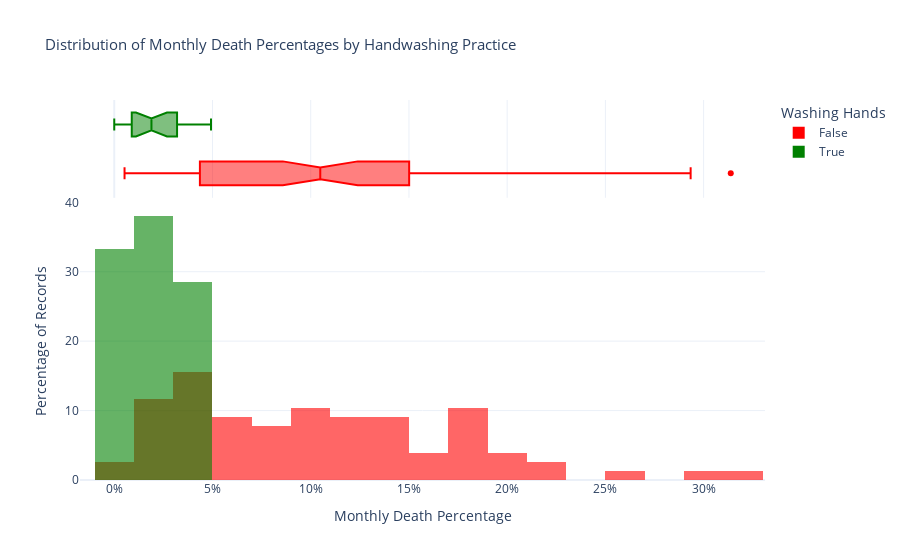

Notebook source saved alongside this figure:
### Markdown cell above
# Visualising Distributions and Testing for Statistical Significance

### Code cell
def cal_diff_avg_monthly_deaths(monthly_df: pd.DataFrame) -> None:
    # challenge 1

    bh_avg = monthly_df[monthly_df.date < '1847-07-01'].pct_deaths.mean()
    ah_avg = monthly_df[monthly_df.date >= '1847-07-01'].pct_deaths.mean()
    
    print(f'Avg death before 1846-07-01: {bh_avg * 100:.2f}%')
    print(f'Avg death after 1846-07-01: {ah_avg * 100:.2f}%')
    print(f'Handwash reduced monthly deaths: {bh_avg - ah_avg * 100:.2f}%')
    print(f'{bh_avg / ah_avg: .2}x improvement')


def gen_box_death_rate(monthly_df: pd.DataFrame) -> None:
    # challenge 3

    box = px.box(
        data_frame=monthly_df,
        x='washing_hands',
        y='pct_deaths',
        title='Monthly Death Percentage Before and After Handwashing',
        labels={
            'washing_hands': 'Washing Hands',
            'pct_deaths': 'Percentage of Deaths'
        },
        color='washing_hands',
        color_discrete_map={
            True: 'green',
            False: 'red'
        }
    )
    box.update_layout(
        title_font_size=15,
        xaxis_title='Washing Hands',
        yaxis_title='Percentage of Deaths',
        yaxis_tickformat='.0%',
        template='plotly_white'
    )
    box.show()


def gen_hist_monthly_deaths(monthly_df: pd.DataFrame) -> None:
    # challenge 3
    
    hist = px.histogram(
        data_frame=monthly_df,
        x='pct_deaths',
        color='washing_hands',
        nbins=30,
        opacity=0.6,
        barmode='overlay',
        histnorm='percent',
        marginal='box',
        labels={
            'pct_deaths': 'Death Percentage',
            'washing_hands': 'Washing Hands'
        },
        color_discrete_map={
            True: 'green',
            False: 'red'
        },
        category_orders={
            'washing_hands': [False, True]
        },
        title='Distribution of Monthly Death Percentage Before and After Handwashing'
    )
    hist.update_layout(
        title='Distribution of Monthly Death Percentages by Handwashing Practice',
        xaxis_title='Monthly Death Percentage',
        yaxis_title='Percentage of Records',
        xaxis_tickformat='.0%',
        title_font_size=15,
        template='plotly_white',
        legend_title_text='Washing Hands'
    )
    hist.show()


def gen_chart_smooth_dist(monthly_df: pd.DataFrame) -> None:
    plt.figure(
        figsize=(10, 5),
        dpi=150
    )
    sns.kdeplot(
        data=monthly_df[monthly_df.washing_hands == False],
        x='pct_deaths',
        color='red',
        alpha=0.6,
        fill=True,
        label='Before Handwashing',
        clip=(0,1)
    )
    sns.kdeplot(
        data=monthly_df[monthly_df.washing_hands == True],
        x='pct_deaths',
        fill=True,
        alpha=0.6,
        color='green',
        label='After Handwashing',
        clip=(0,1)
    )
    plt.title('Est. Distribution of Monthly Death Rate Before and After Handwashing')
    plt.xlabel('Monthly Death Rate', fontsize=10)
    plt.ylabel('Density', fontsize=10)
    plt.legend(title='Handwashing Status')
    plt.grid(True, linestyle='--', alpha=0.3)
    plt.tight_layout()
    plt.xlim(
        monthly_df.pct_deaths.min(), 
        monthly_df.pct_deaths.max() + (monthly_df.pct_deaths.max() - monthly_df.pct_deaths.min()) * 0.25
    )
    plt.show()


if __name__ == '__main__':
    setup_logging()

    monthly_df = fetch_df('input-80-2.csv')
    monthly_df.date = pd.to_datetime(monthly_df.date, errors='coerce')
    monthly_df['pct_deaths'] = monthly_df.deaths / monthly_df.births

    # cal_diff_avg_monthly_deaths(monthly_df)

    monthly_df['washing_hands'] = np.where(
        monthly_df.date < '1847-07-01',
        False,
        True
    )

    # gen_box_death_rate(monthly_df)
    gen_hist_monthly_deaths(monthly_df)
    gen_chart_smooth_dist(monthly_df)

    t_stat, p_value = stats.ttest_ind(
        monthly_df[monthly_df.washing_hands == False].pct_deaths,
        monthly_df[monthly_df.washing_hands == True].pct_deaths
    )
    print(f'p-value is {p_value:.10f}')
    print(f't-statstic is {t_stat:.4}')

### Figure 1 — Plotly figure (JSON) as saved in the notebook; plotly's stock layout.template omitted (floating-point values rounded to 4 significant figures)
{"data": [{"bingroup": "x", "histnorm": "percent", "hovertemplate": "Washing Hands=False<br>Death Percentage=%{x}<br>percent=%{y}<extra></extra>", "legendgroup": "False", "marker": {"color": "red", "opacity": 0.6, "pattern": {"shape": ""}}, "name": "False", "nbinsx": 30, "orientation": "v", "showlegend": true, "type": "histogram", "x": [0.1457, 0.07531, 0.04332, 0.01569, 0.007843, 0.05, 0.08421, 0.01351, 0.01878, 0.1102, 0.2255, 0.2085, 0.1222, 0.1023, 0.1074, 0.03226, 0.06593, 0.2078, 0.2546, 0.1839, 0.2934, 0.2297, 0.3138, 0.1912, 0.1597, 0.1241, 0.1193, 0.06098, 0.04082, 0.005236, 0.01554, 0.02262, 0.176, 0.07143, 0.08051, 0.1516, 0.1128, 0.1703, 0.1731, 0.05833, 0.02679, 0.04369, 0.0632, 0.01224, 0.03226, 0.1102, 0.1055, 0.07591, 0.04745, 0.04452, 0.04231, 0.04392, 0.07143, 0.06122, 0.03586, 0.1055, 0.1484, 0.1094, 0.1049, 0.1339, 0.1809, 0.1543, 0.1897, 0.1344, 0.1015, 0.131, 0.1806, 0.1439, 0.1496, 0.1077, 0.05369, 0.03215, 0.01923, 0.03607, 0.1827, 0.1224, 0.02239], "xaxis": "x", "yaxis": "y"}, {"hovertemplate": "Washing Hands=False<br>Death Percentage=%{x}<extra></extra>", "legendgroup": "False", "marker": {"color": "red"}, "name": "False", "notched": true, "showlegend": false, "type": "box", "x": [0.1457, 0.07531, 0.04332, 0.01569, 0.007843, 0.05, 0.08421, 0.01351, 0.01878, 0.1102, 0.2255, 0.2085, 0.1222, 0.1023, 0.1074, 0.03226, 0.06593, 0.2078, 0.2546, 0.1839, 0.2934, 0.2297, 0.3138, 0.1912, 0.1597, 0.1241, 0.1193, 0.06098, 0.04082, 0.005236, 0.01554, 0.02262, 0.176, 0.07143, 0.08051, 0.1516, 0.1128, 0.1703, 0.1731, 0.05833, 0.02679, 0.04369, 0.0632, 0.01224, 0.03226, 0.1102, 0.1055, 0.07591, 0.04745, 0.04452, 0.04231, 0.04392, 0.07143, 0.06122, 0.03586, 0.1055, 0.1484, 0.1094, 0.1049, 0.1339, 0.1809, 0.1543, 0.1897, 0.1344, 0.1015, 0.131, 0.1806, 0.1439, 0.1496, 0.1077, 0.05369, 0.03215, 0.01923, 0.03607, 0.1827, 0.1224, 0.02239], "xaxis": "x2", "yaxis": "y2"}, {"bingroup": "x", "histnorm": "percent", "hovertemplate": "Washing Hands=True<br>Death Percentage=%{x}<br>percent=%{y}<extra></extra>", "legendgroup": "True", "marker": {"color": "green", "opacity": 0.6, "pattern": {"shape": ""}}, "name": "True", "nbinsx": 30, "orientation": "v", "showlegend": true, "type": "histogram", "x": [0.012, 0.01894, 0.0458, 0.03957, 0.04472, 0.0293, 0.03534, 0.006873, 0.0, 0.006557, 0.009585, 0.01136, 0.003717, 0.0, 0.009615, 0.02341, 0.02903, 0.0134, 0.02233, 0.03085, 0.04926], "xaxis": "x", "yaxis": "y"}, {"hovertemplate": "Washing Hands=True<br>Death Percentage=%{x}<extra></extra>", "legendgroup": "True", "marker": {"color": "green"}, "name": "True", "notched": true, "showlegend": false, "type": "box", "x": [0.012, 0.01894, 0.0458, 0.03957, 0.04472, 0.0293, 0.03534, 0.006873, 0.0, 0.006557, 0.009585, 0.01136, 0.003717, 0.0, 0.009615, 0.02341, 0.02903, 0.0134, 0.02233, 0.03085, 0.04926], "xaxis": "x2", "yaxis": "y2"}], "layout": {"barmode": "overlay", "legend": {"title": {"text": "Washing Hands"}, "tracegroupgap": 0}, "title": {"font": {"size": 15}, "text": "Distribution of Monthly Death Percentages by Handwashing Practice"}, "xaxis": {"anchor": "y", "domain": [0, 1], "tickformat": ".0%", "title": {"text": "Monthly Death Percentage"}}, "xaxis2": {"anchor": "y2", "domain": [0, 1], "matches": "x", "showgrid": true, "showticklabels": false}, "yaxis": {"anchor": "x", "domain": [0, 0.7326], "title": {"text": "Percentage of Records"}}, "yaxis2": {"anchor": "x2", "domain": [0.7426, 1], "matches": "y2", "showgrid": false, "showline": false, "showticklabels": false, "ticks": ""}}}
